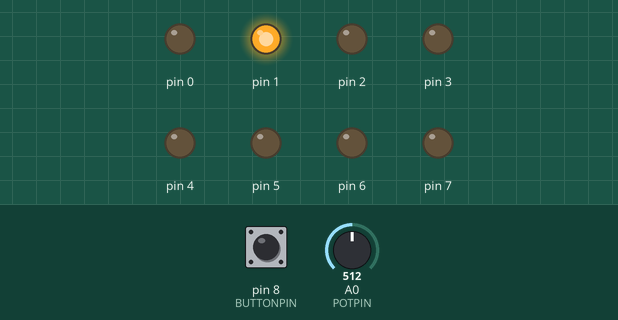
Recording of a sketch running on a simulated Arduino Uno, built with avr-gcc and run on an emulated ATmega328P. On the bench: output pins drawn as LEDs (lit = HIGH). The test bench sets the inputs (shaded band); at power-on: A0 (POTPIN) = 512, pin 8 (BUTTONPIN) HIGH.

Above: at 1.2 s.
1.3 s: A0 (POTPIN) set to 306
At 4.2 s:
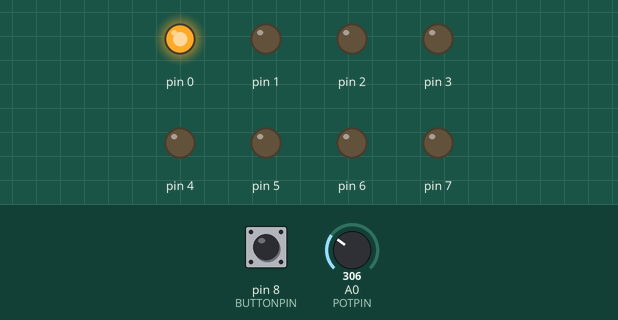
4.3 s: A0 (POTPIN) set to 340
At 7.2 s:
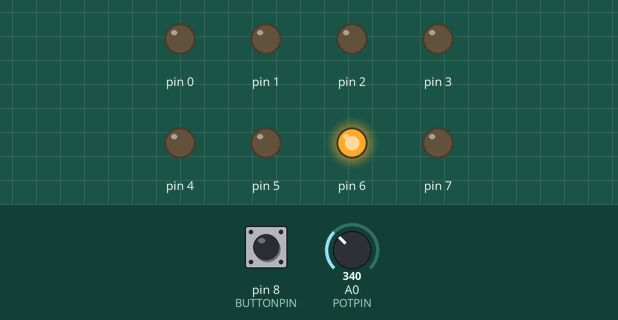
7.3 s: A0 (POTPIN) set to 362
9.2 s: A0 (POTPIN) set to 511
At 10.1 s:
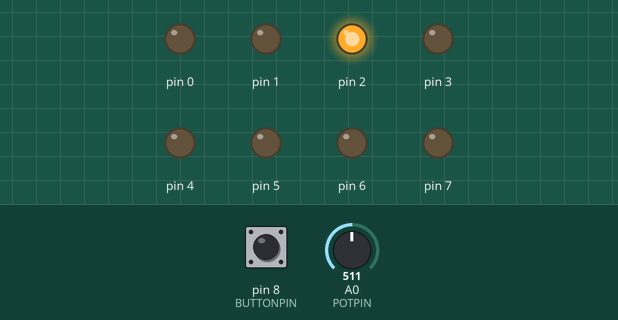
Timing chart, 0 to 13.2 s (numbered marks = the images above; inputs shaded):
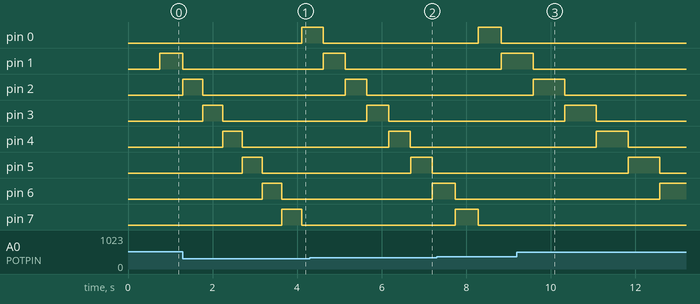

The sketch:

C_digo.ino
```cpp
const int LEDPINS[] {0, 1, 2, 3, 4, 5, 6, 7};
#define BUTTONPIN  8
#define POTPIN  A0

bool estadobutao = false;
bool ultimoestado = false;
bool direcaoled = true;
unsigned long previousMillis = 0;
int potValue = 0;
int proxled = 0;
int delayTime = 0;

void setup() {
  pinMode(BUTTONPIN, INPUT_PULLUP);
  for (int i = 0; i < 8; i++) {
    pinMode(LEDPINS[i], OUTPUT);
  }
}

void loop() {
  estadobutao = digitalRead(BUTTONPIN);

  if (estadobutao != ultimoestado) {
    if (estadobutao == LOW) {
      direcaoled = !direcaoled;
    }
    ultimoestado = estadobutao;
  }

  potValue = analogRead(POTPIN);


  delayTime = map(potValue, 0, 1023, 50, 1450);

  unsigned long currentMillis = millis();
  if (currentMillis - previousMillis >= delayTime) {
    previousMillis = currentMillis;

    digitalWrite(LEDPINS[proxled], LOW);


    if (direcaoled) {
      proxled = (proxled + 1) % 8;
    } else {
      proxled = (proxled + 7) % 8;
    }

    digitalWrite(LEDPINS[proxled], HIGH);
  }
}
```

Measured:
- after the input at 1.3 s, pin 0: LOW → HIGH after 2.8 s; pin 5: LOW → HIGH after 1.4 s instead of 2.5 s; pin 6: LOW → HIGH after 1.9 s, → LOW 0.47 s later; pin 7: LOW → HIGH after 2.3 s, → LOW 0.47 s later
- after the input at 4.3 s, pin 6: LOW → HIGH after 2.9 s instead of 2.6 s
- after the input at 9.2 s, pin 0: stays LOW (without the input it goes to HIGH after 3.4 s); pin 7: stays LOW (without the input it goes to HIGH after 2.9 s)
